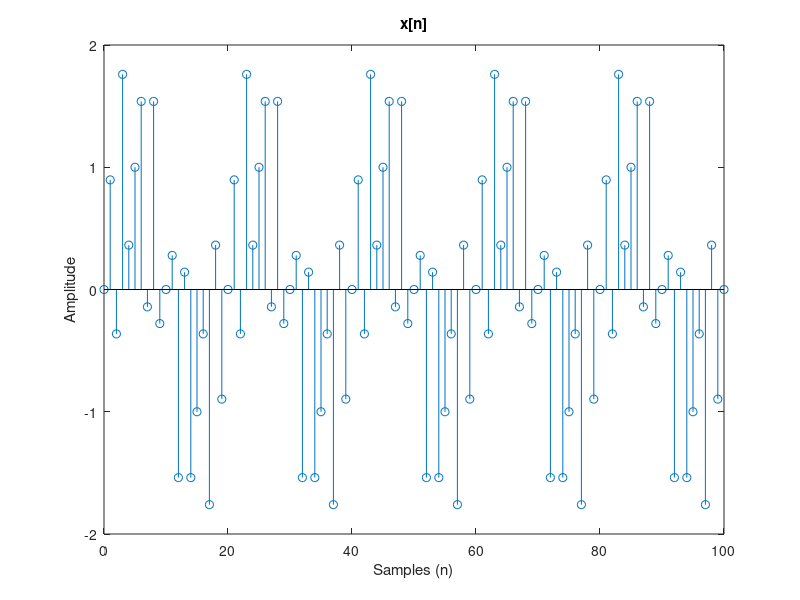
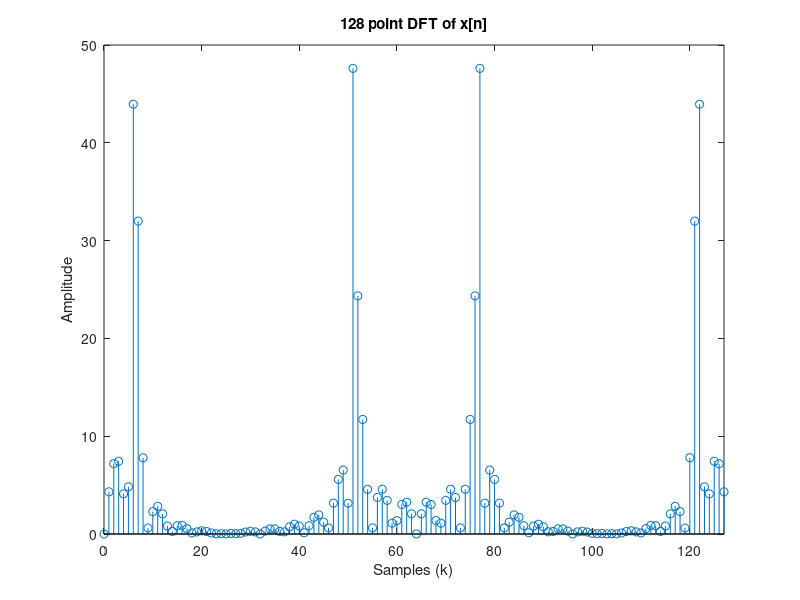
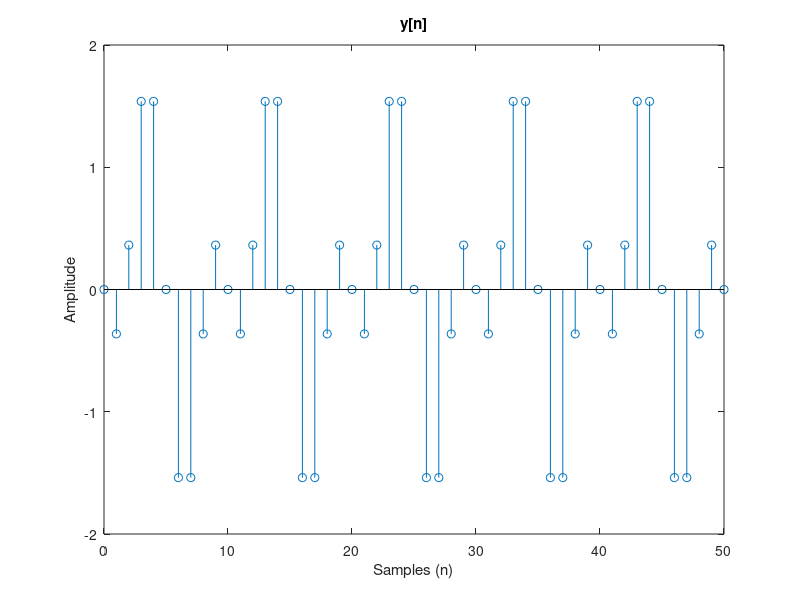
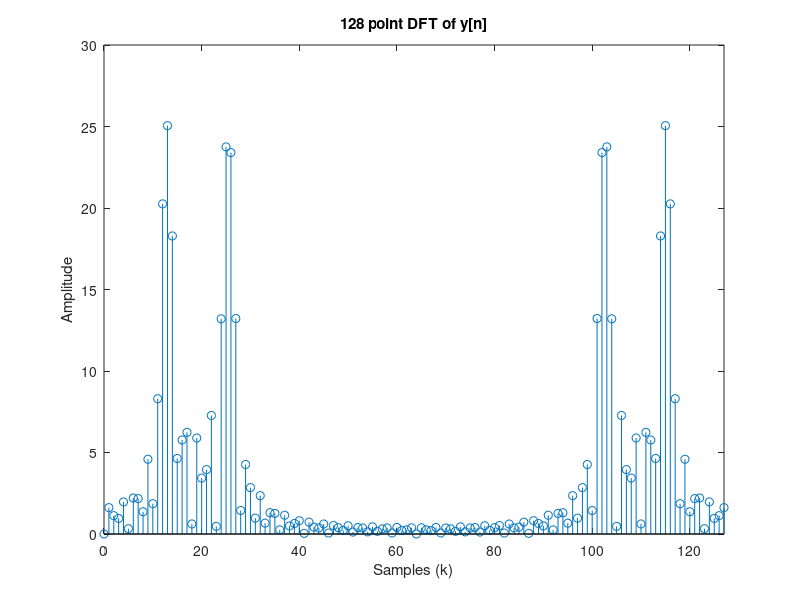

The MATLAB source for these figures, in order:
%%
%------------------------------ a ------------------------------%
N = 100;
n = 0:1:N;

%original x[n] signal
x = sin(2*pi*n*0.05)+sin(2*pi*n*0.4);
figure
stem((0:N),x)
xlabel('Samples (n)')
ylabel('Amplitude')
title('x[n]')

%128-point DFT of x[n]
X128 = fft(x,128);
figure
stem((0:127),abs(X128))
xlim([0 127])
xlabel('Samples (k)')
ylabel('Amplitude')
title('128 point DFT of x[n]')

%%
%------------------------------ b ------------------------------%

%downsampled y[n] signal
y = downsample(x,2);

figure
stem((0:length(y)-1),y)
xlabel('Samples (n)')
ylabel('Amplitude')
title('y[n]')

Y128 = fft(y,128);
figure
stem((0:127),abs(Y128))
xlim([0 127])
xlabel('Samples (k)')
ylabel('Amplitude')
title('128 point DFT of y[n]')

%%
%------------------------------ c ------------------------------%

%define antialiasing filter
h = zeros(1,5);
for i = 1:5
    h(i) = 0.2;
end

%original z[n] signal
z = conv(x,h);
%downsampled z[n] signal
z = downsample(z,2);

figure
stem((0:length(z)-1),z)
xlabel('Samples (n)')
ylabel('Amplitude')
title('z[n]')

Z128 = fft(z,128);
figure
stem((0:127),abs(Z128))
xlim([0 127])
xlabel('Samples (k)')
ylabel('Amplitude')
title('128 point DFT of z[n]')

%%
%------------------------------ d ------------------------------%
% downsampled y[n] and z[n] signals
y_up = upsample(y,2);
z_up = upsample(z,2);

figure
stem((0:length(y_up)-1),y_up)
xlabel('Samples (n)')
ylabel('Amplitude')
title('yup[n]')

figure
stem((0:length(z_up)-1),z_up)
xlabel('Samples (n)')
ylabel('Amplitude')
title('zup[n]')

Y_up128 = fft(y_up,128);
figure
stem((0:127),abs(Y_up128))
xlim([0 127])
xlabel('Samples (k)')
ylabel('Amplitude')
title('128 point DFT of yup[n]')

Z_up128 = fft(z_up,128);
figure
stem((0:127),abs(Z_up128))
xlim([0 127])
xlabel('Samples (k)')
ylabel('Amplitude')
title('128 point DFT of zup[n]')

%%
%------------------------------ e ------------------------------%
% zero-order hold interpolation for y_up[n]
nn1 = 0:1:length(y_up)-1;
nq1 = 0:0.25:length(y_up)-1;
zero_ordery = interp1(nn1,y_up,nq1,'nearest');

% zero-order hold interpolation for z_up[n]
nn2 = 0:1:length(z_up)-1;
nq2 = 0:0.25:length(z_up)-1;
zero_orderz = interp1(nn2,z_up,nq2,'nearest');

figure
plot(nn1,y_up,'o',nq1,zero_ordery,':.')
xlabel('Samples (n)')
ylabel('Amplitude')
title('zero-order hold interpolation for yup[n]')

figure
plot(nn2,z_up,'o',nq2,zero_orderz,':.')
xlabel('Samples (n)')
ylabel('Amplitude')
title('zero-order hold interpolation for zup[n]')

zuy = fft(zero_ordery,128);
figure
stem((0:127),abs(zuy))
xlim([0 127])
xlabel('Samples (k)')
ylabel('Amplitude')
title('128 point DFT of zero-order hold interpolated yup[n]')

zuz = fft(zero_orderz,128);
figure
stem((0:127),abs(zuz))
xlim([0 127])
xlabel('Samples (k)')
ylabel('Amplitude')
title('128 point DFT of zero-order hold interpolated zup[n]')

%%
%------------------------------ f ------------------------------%
% linear interpolation for y_up[n] and z_up[n]
linear_y = interp1(nn1,y_up,nq1);
linear_z = interp1(nn2,z_up,nq2);

figure
plot(nn1,y_up,'o',nq1,linear_y,':.')
xlabel('Samples (n)')
ylabel('Amplitude')
title('linear interpolation for yup[n]')

figure
plot(nn2,z_up,'o',nq2,linear_z,':.')
xlabel('Samples (n)')
ylabel('Amplitude')
title('linear interpolation for zup[n]')

ly = fft(linear_y,128);
figure
stem((0:127),abs(ly))
xlim([0 127])
xlabel('Samples (k)')
ylabel('Amplitude')
title('128 point DFT of linearly interpolated yup[n]')

lz = fft(linear_z,128);
figure
stem((0:127),abs(lz))
xlim([0 127])
xlabel('Samples (k)')
ylabel('Amplitude')
title('128 point DFT of linearly interpolated zup[n]')

